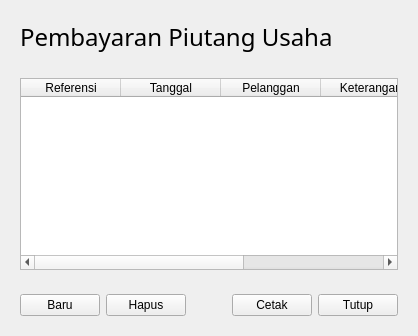
             <widget class="QWidget" name="st_Penjualan_PembayaranPiutang">
              <layout class="QVBoxLayout" name="verticalLayout_5">
               <item>
                <widget class="QFrame" name="fr_Penjualan_PembayaranPiutang_title">
                 <property name="sizePolicy">
                  <sizepolicy hsizetype="Preferred" vsizetype="Maximum">
                   <horstretch>0</horstretch>
                   <verstretch>0</verstretch>
                  </sizepolicy>
                 </property>
                 <property name="frameShape">
                  <enum>QFrame::NoFrame</enum>
                 </property>
                 <property name="frameShadow">
                  <enum>QFrame::Raised</enum>
                 </property>
                 <layout class="QGridLayout" name="gl_Penjualan_PembayaranPiutang_title">
                  <item row="0" column="0">
                   <widget class="QLabel" name="lb_Penjualan_PembayaranPiutang_title">
                    <property name="sizePolicy">
                     <sizepolicy hsizetype="Preferred" vsizetype="Maximum">
                      <horstretch>0</horstretch>
                      <verstretch>0</verstretch>
                     </sizepolicy>
                    </property>
                    <property name="font">
                     <font>
                      <family>Segoe UI Semilight</family>
                      <pointsize>18</pointsize>
                     </font>
                    </property>
                    <property name="text">
                     <string>Pembayaran Piutang Usaha</string>
                    </property>
                    <property name="alignment">
                     <set>Qt::AlignLeading|Qt::AlignLeft|Qt::AlignVCenter</set>
                    </property>
                   </widget>
                  </item>
                 </layout>
                </widget>
               </item>
               <item>
                <widget class="QFrame" name="fr_Penjualan_PembayaranPiutang_tabel">
                 <property name="sizePolicy">
                  <sizepolicy hsizetype="Preferred" vsizetype="MinimumExpanding">
                   <horstretch>0</horstretch>
                   <verstretch>0</verstretch>
                  </sizepolicy>
                 </property>
                 <property name="frameShape">
                  <enum>QFrame::NoFrame</enum>
                 </property>
                 <property name="frameShadow">
                  <enum>QFrame::Raised</enum>
                 </property>
                 <layout class="QVBoxLayout" name="vl_Penjualan_PembayaranPiutang_tabel">
                  <item>
                   <widget class="QTableWidget" name="tbl_Penjualan_PembayaranPiutang">
                    <property name="sizePolicy">
                     <sizepolicy hsizetype="Expanding" vsizetype="MinimumExpanding">
                      <horstretch>0</horstretch>
                      <verstretch>0</verstretch>
                     </sizepolicy>
                    </property>
                    <property name="showGrid">
                     <bool>true</bool>
                    </property>
                    <property name="wordWrap">
                     <bool>true</bool>
                    </property>
                    <property name="cornerButtonEnabled">
                     <bool>true</bool>
                    </property>
                    <column>
                     <property name="text">
                      <string>Referensi</string>
                     </property>
                    </column>
                    <column>
                     <property name="text">
                      <string>Tanggal</string>
                     </property>
                    </column>
                    <column>
                     <property name="text">
                      <string>Pelanggan</string>
                     </property>
                    </column>
                    <column>
                     <property name="text">
                      <string>Keterangan</string>
                     </property>
                    </column>
                    <column>
                     <property name="text">
                      <string>Nilai</string>
                     </property>
                    </column>
                   </widget>
                  </item>
                 </layout>
                </widget>
               </item>
               <item>
                <widget class="QFrame" name="fr_Penjualan_PembayaranPiutang_tombol">
                 <property name="sizePolicy">
                  <sizepolicy hsizetype="Preferred" vsizetype="Maximum">
                   <horstretch>0</horstretch>
                   <verstretch>0</verstretch>
                  </sizepolicy>
                 </property>
                 <property name="frameShape">
                  <enum>QFrame::NoFrame</enum>
                 </property>
                 <property name="frameShadow">
                  <enum>QFrame::Raised</enum>
                 </property>
                 <layout class="QHBoxLayout" name="hl_Penjualan_PembayaranPiutang_tombol">
                  <item>
                   <widget class="QPushButton" name="tb_Penjualan_PembayaranPiutang_Baru">
                    <property name="text">
                     <string>Baru</string>
                    </property>
                   </widget>
                  </item>
                  <item>
                   <widget class="QPushButton" name="tb_Penjualan_PembayaranPiutang_Hapus">
                    <property name="text">
                     <string>Hapus</string>
                    </property>
                   </widget>
                  </item>
                  <item>
                   <spacer name="hs_Penjualan_PembayaranPiutang_tombol">
                    <property name="orientation">
                     <enum>Qt::Horizontal</enum>
                    </property>
                    <property name="sizeHint" stdset="0">
                     <size>
                      <width>40</width>
                      <height>20</height>
                     </size>
                    </property>
                   </spacer>
                  </item>
                  <item>
                   <widget class="QPushButton" name="tb_Penjualan_PembayaranPiutang_Cetak">
                    <property name="text">
                     <string>Cetak</string>
                    </property>
                   </widget>
                  </item>
                  <item>
                   <widget class="QPushButton" name="tb_Penjualan_PembayaranPiutang_Tutup">
                    <property name="text">
                     <string>Tutup</string>
                    </property>
                   </widget>
                  </item>
                 </layout>
                </widget>
               </item>
              </layout>
             </widget>
